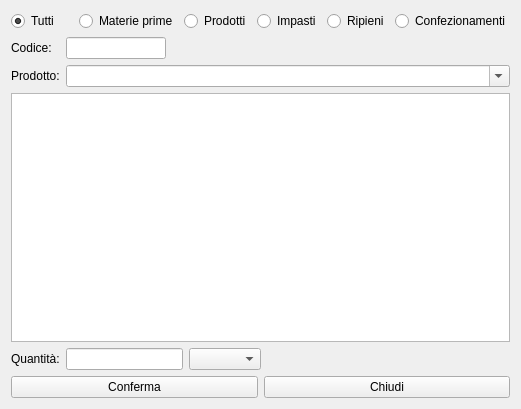
<?xml version="1.0" encoding="UTF-8"?>
<ui version="4.0">
 <class>HAddComponent</class>
 <widget class="QWidget" name="HAddComponent">
  <property name="windowModality">
   <enum>Qt::ApplicationModal</enum>
  </property>
  <property name="geometry">
   <rect>
    <x>0</x>
    <y>0</y>
    <width>521</width>
    <height>409</height>
   </rect>
  </property>
  <property name="windowTitle">
   <string>Aggiungi componente</string>
  </property>
  <layout class="QVBoxLayout" name="verticalLayout">
   <item>
    <layout class="QGridLayout" name="gridLayout">
     <item row="0" column="0">
      <widget class="QRadioButton" name="rbTutti">
       <property name="text">
        <string>Tutti</string>
       </property>
       <property name="checked">
        <bool>true</bool>
       </property>
      </widget>
     </item>
     <item row="0" column="1">
      <widget class="QRadioButton" name="rbMateriali">
       <property name="text">
        <string>Materie prime</string>
       </property>
      </widget>
     </item>
     <item row="0" column="2">
      <widget class="QRadioButton" name="rbProdotti">
       <property name="text">
        <string>Prodotti</string>
       </property>
      </widget>
     </item>
     <item row="0" column="3">
      <widget class="QRadioButton" name="rbImpasti">
       <property name="text">
        <string>Impasti</string>
       </property>
      </widget>
     </item>
     <item row="0" column="4">
      <widget class="QRadioButton" name="rbRipieni">
       <property name="text">
        <string>Ripieni</string>
       </property>
      </widget>
     </item>
     <item row="0" column="5">
      <widget class="QRadioButton" name="rbConfezioni">
       <property name="text">
        <string>Confezionamenti</string>
       </property>
      </widget>
     </item>
    </layout>
   </item>
   <item>
    <layout class="QFormLayout" name="formLayout">
     <item row="0" column="0">
      <widget class="QLabel" name="label_2">
       <property name="text">
        <string>Codice:</string>
       </property>
      </widget>
     </item>
     <item row="0" column="1">
      <widget class="QLineEdit" name="leCode">
       <property name="maximumSize">
        <size>
         <width>100</width>
         <height>16777215</height>
        </size>
       </property>
      </widget>
     </item>
     <item row="1" column="0">
      <widget class="QLabel" name="label_3">
       <property name="text">
        <string>Prodotto:</string>
       </property>
      </widget>
     </item>
     <item row="1" column="1">
      <widget class="QComboBox" name="cbProdotto">
       <property name="editable">
        <bool>true</bool>
       </property>
      </widget>
     </item>
    </layout>
   </item>
   <item>
    <widget class="QTableView" name="tvProdLots">
     <property name="editTriggers">
      <set>QAbstractItemView::NoEditTriggers</set>
     </property>
     <property name="alternatingRowColors">
      <bool>true</bool>
     </property>
     <property name="selectionMode">
      <enum>QAbstractItemView::SingleSelection</enum>
     </property>
     <property name="selectionBehavior">
      <enum>QAbstractItemView::SelectRows</enum>
     </property>
     <attribute name="verticalHeaderVisible">
      <bool>false</bool>
     </attribute>
    </widget>
   </item>
   <item>
    <layout class="QHBoxLayout" name="horizontalLayout_3">
     <item>
      <layout class="QHBoxLayout" name="horizontalLayout_2">
       <item>
        <widget class="QLabel" name="label">
         <property name="text">
          <string>Quantità:</string>
         </property>
        </widget>
       </item>
       <item>
        <widget class="QLineEdit" name="lequantita"/>
       </item>
       <item>
        <widget class="QComboBox" name="cbUm"/>
       </item>
      </layout>
     </item>
     <item>
      <spacer name="horizontalSpacer">
       <property name="orientation">
        <enum>Qt::Horizontal</enum>
       </property>
       <property name="sizeHint" stdset="0">
        <size>
         <width>40</width>
         <height>20</height>
        </size>
       </property>
      </spacer>
     </item>
    </layout>
   </item>
   <item>
    <layout class="QHBoxLayout" name="horizontalLayout">
     <item>
      <widget class="QPushButton" name="pbConfirm">
       <property name="text">
        <string>Conferma</string>
       </property>
       <property name="icon">
        <iconset resource="icons.qrc">
         <normaloff>:/Resources/Accept64.png</normaloff>:/Resources/Accept64.png</iconset>
       </property>
      </widget>
     </item>
     <item>
      <widget class="QPushButton" name="pbClose">
       <property name="text">
        <string>Chiudi</string>
       </property>
       <property name="icon">
        <iconset resource="icons.qrc">
         <normaloff>:/Resources/Actions-window-close-icon.png</normaloff>:/Resources/Actions-window-close-icon.png</iconset>
       </property>
      </widget>
     </item>
    </layout>
   </item>
  </layout>
 </widget>
 <resources>
  <include location="icons.qrc"/>
 </resources>
 <connections/>
</ui>
